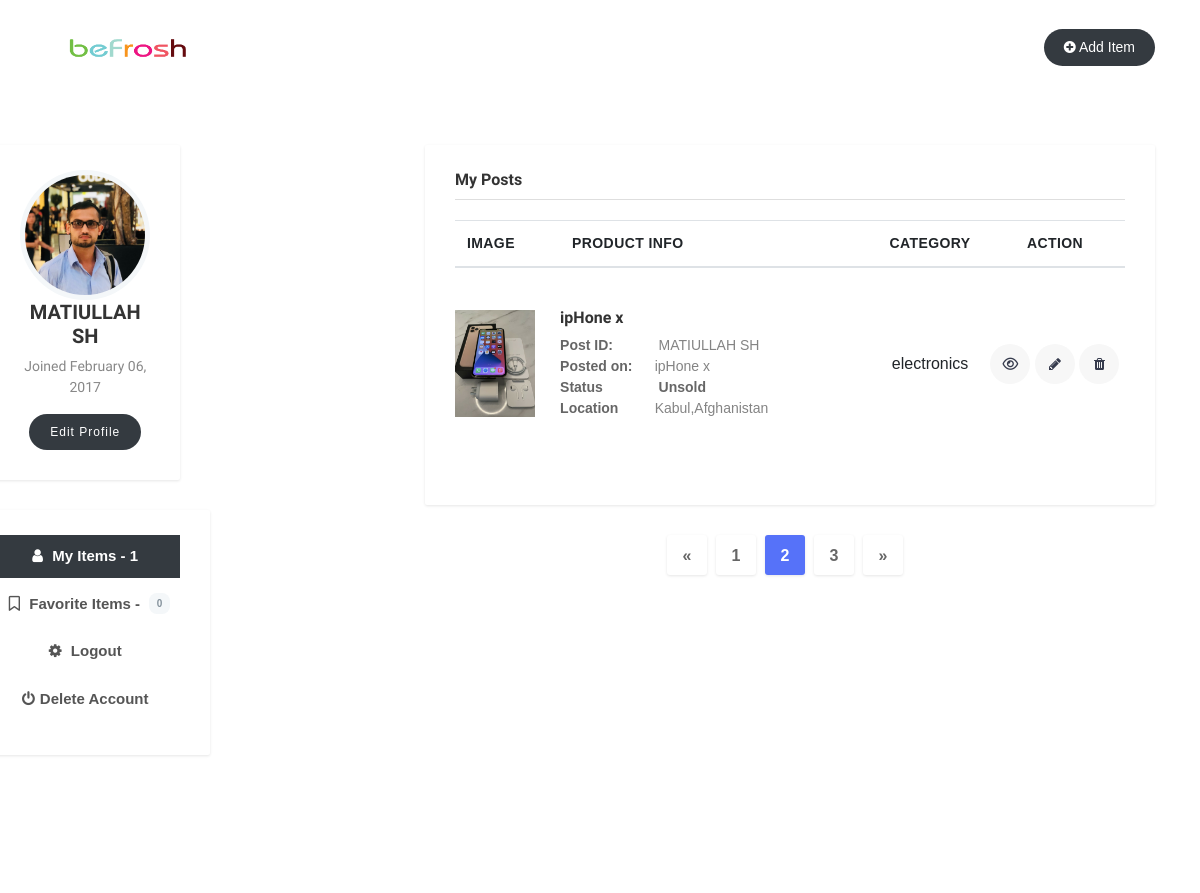
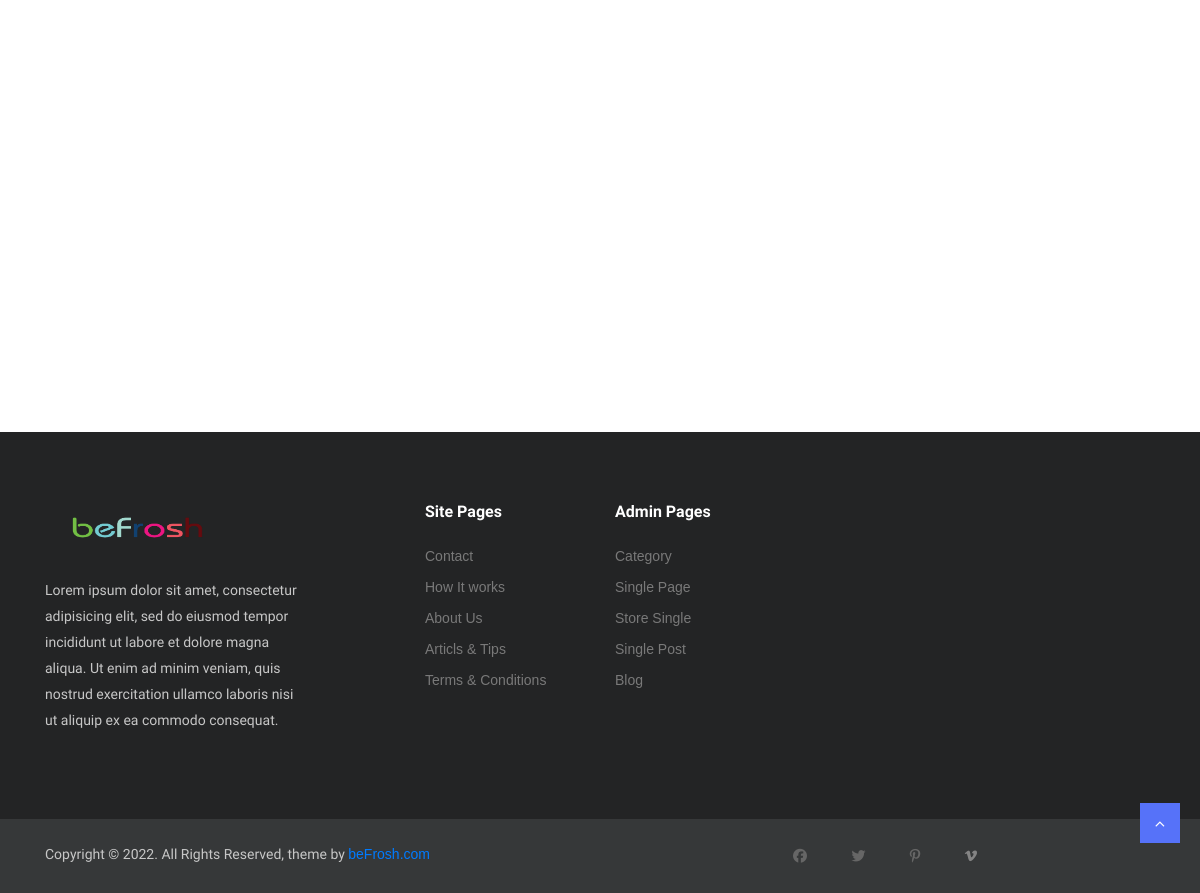
The page /product/my-listings/ (signed in) on the database its author committed (2 pictures, top to bottom).
### seller/models.py (models this page shows, shortened)
class Seller (models.Model):
    photo = models.ImageField(null=True, upload_to=image_path_generator, blank=True)
    phone_no = models.IntegerField()
    whatsapp_no = models.IntegerField(null=True)
    rating = models.FloatField()
    user_name = models.OneToOneField(
        User, related_name='seller', on_delete=models.CASCADE)
    address = models.ForeignKey(
        Location, related_name='seller', on_delete=CASCADE)

class Location (models.Model):
    country = models.CharField(max_length=128)
    province = models.CharField(max_length=128)
    district = models.CharField(max_length=128)
    region = models.CharField(max_length=128)
    street = models.CharField(max_length=128)
    address_line = models.CharField(max_length=128)

### product/models.py (models this page shows, shortened)
class Product (models.Model):
    p_pk = models.UUIDField(primary_key=True, default=uuid.uuid4)
    title = models.CharField(null=False, max_length=128)
    desc = models.CharField(null=False, max_length=512)
    price = models.FloatField()
    catagory = models.CharField(max_length=128)
    sold_status = models.BooleanField(default=False)
    image = models.ImageField(
        upload_to=image_path_generator, blank=True, null=True)
    seller = models.ForeignKey(
        Seller, related_name='product', on_delete=CASCADE)
    total_rating = models.FloatField(default=0)
    no_rating = models.IntegerField(default=0)

### product/views.py (the view)
# urls.py: path('my-listings/', views.my_listings, name='my-listings'),
def my_listings(request):
    user = request.user
    is_seller = True
    try:
        seller_ = Seller.objects.get(user_name=user)
    except Seller.DoesNotExist:
        is_seller = False
        return redirect('seller:become-seller')
    if is_seller:
        products = Product.objects.filter(seller=seller_)
        faves = FaveProduct.objects.filter(faver=seller_)
        context = {'my_listings_len': len(
            products), 'favorites_len': len(faves),
            'products': products}
        return render(request, 'product/my_listings.html', context)

### product/templates/product/my_listings.html (shortened to what this page needs)
{% extends 'base.html' %} {% load static %}  {% block content %}
<body class="body-wrapper">
	<section>
		<div class="container">
			<div class="row">
				<div class="col-md-12">
					<nav class="navbar navbar-expand-lg navbar-light navigation">
						<a class="navbar-brand" href="{% url 'mainApp:home' %}">
							<img src="{% static 'images/logo.png' %}" class="" style="height: 45px;" alt="">
						</a>
						<ul class="navbar-nav ml-auto mt-10">
							<li class="nav-item">
								<a class="nav-link text-white add-button rounded-pill bg-dark" href="{% url 'product:add-product' %}"><i
										class="fa fa-plus-circle"></i> Add Item</a>
							</li>
						</ul>
				</div>
			</div>
		</div>
	</section>
	<section class="dashboard section">
		<div class="container">
			<div class="row">
				<div class="col-md-10 offset-md-1 col-lg-4 offset-lg-0">
					<div class="sidebar">
						<div class="widget user-dashboard-profile">
							<div class="profile-thumb">
                                        {% if user.seller.photo %}
                                        <img class="rounded-circle"  src="{{user.seller.photo.url }}" alt="" class="">
                                        {% else %}
                                        <img class="rounded-circle"  src="{% static 'images/profile.jpeg' %}" alt="" class="">
                                        {% endif %}
							</div>
							<h5 class="text-center">{{user.first_name}} {{ user.last_name}}</h5>
							<p>Joined February 06, 2017</p>
							<a href="{% url 'seller:become-seller' %}" class="btn btn-main-sm add-button rounded-pill bg-dark">Edit
								Profile</a>
						</div>
						<div class="widget user-dashboard-menu" style="width: 250px;">
							<ul>
								<li class="active">
									<a href="{% url 'product:my-listings' %}" class="bg-dark"><i class="fa fa-user"></i> My
										Items - {{my_listings_len}} </a>
								</li>
								<li>
									<a href="{% url 'product:favorites' %}"><i class="fa fa-bookmark-o"></i> Favorite
										Items - <span>{{favorites_len}}</span></a>
								</li>
								<li>
									<a href="{% url 'seller:logout' %}"><i class="fa fa-cog"></i> Logout</a>
								</li>
								<li>
									<a href="" data-toggle="modal" data-target="#deleteaccount"><i
											class="fa fa-power-off"></i>Delete Account</a>
								</li>
							</ul>
						</div>
					</div>
				</div>
				<div class="col-md-10 offset-md-1 col-lg-8 offset-lg-0">
					<div class="widget dashboard-container my-adslist">
						<h3 class="widget-header">My Posts</h3>
						<table class="table table-responsive product-dashboard-table">
							<thead>
								<tr>
									<th>Image</th>
									<th>Product Info</th>
									<th class="text-center">Category</th>
									<th class="text-center">Action</th>
								</tr>
							</thead>
							<tbody>
                                {% for prod in products %}
								<tr>
									<td class="product-thumb">
										<img width="80px" height="auto"
										    src="{{ prod.image.url }}"
											alt="{{ prod.desc }}">
									</td>
									<td class="product-details">
										<h3 class="title">{{ prod.title }}</h3>
										<span class="add-id"><strong>Post ID:</strong> {{ prod.seller.user_name.first_name}} {{ prod.seller.user_name.last_name}}</span>
										<span><strong>Posted on: </strong><time>{{ prod.title }}</time> </span>
										<span class="status active"><strong>Status</strong>
                                            {% if  prod.sold_status == True   %}
                                                <strong>Sold</strong>
                                            {% else %}
                                                <strong>Unsold</strong>
                                            {% endif %}
                                        </span>
										<span class="location"><strong>Location</strong>{{ prod.seller.address.province }},{{ prod.seller.address.country }}</span>
									</td>
									<td class="product-category"><span class="categories">{{ prod.catagory }}</span></td>
									<td class="action" data-title="Action">
										<div class="">
											<ul class="list-inline justify-content-center">
												<li class="list-inline-item">
													<a href="{% url 'product:product-details' prod.pk  %}" data-toggle="tooltip" data-placement="top" title="View"
														class="view" href="detail.html">
														<i class="fa fa-eye"></i>
													</a>
												</li>
												<li class="list-inline-item">
													<a href="" data-toggle="tooltip" data-placement="top" title="Edit"
														class="edit" href="">
														<i class="fa fa-pencil"></i>
													</a>
												</li>
												<li class="list-inline-item">
													<a  data-toggle="tooltip" data-placement="top" title="Delete"
														class="delete" id="{{ prod.p_pk }}"
														href="{% url 'product:delete-product' prod.pk  %}"
														>
														<i class="fa fa-trash"></i>
													</a>
												</li>
											</ul>
										</div>
									</td>
								</tr>
                                {% endfor %}
							</tbody>
						</table>
					</div>
					<div class="pagination justify-content-center">
						<nav aria-label="Page navigation example">
							<ul class="pagination">
								<li class="page-item">
									<a class="page-link" href="#" aria-label="Previous">
										<span aria-hidden="true">&laquo;</span>
									</a>
								</li>
								<li class="page-item"><a class="page-link" href="#">1</a></li>
								<li class="page-item active"><a class="page-link" href="#">2</a></li>
								<li class="page-item"><a class="page-link" href="#">3</a></li>
								<li class="page-item">
									<a class="page-link" href="#" aria-label="Next">
										<span aria-hidden="true">&raquo;</span>
									</a>
								</li>
							</ul>
						</nav>
					</div>
				</div>
			</div>
		</div>
	</section>
	 {% endblock content %}

### templates/base.html (shortened to what this page needs)
{% load static %}
<!DOCTYPE html>
<html lang="en">
  <head>
    <link rel="stylesheet" href="{% static 'css/bootstrap.css' %}" />
    <link
      rel="stylesheet"
      href="{% static 'fontawesome-free-5.15.3-web/css/all.css' %}"
    />
    <link rel="stylesheet" href="{% static 'css/style.css' %}" />
    <link rel="stylesheet" href="{% static 'css/sidebar.css' %}" />
    <link
      rel="stylesheet"
      href="{% static 'plugins/bootstrap/css/bootstrap.min.css' %}"
    />
    <link
      rel="stylesheet"
      href="{% static 'plugins/bootstrap/css/bootstrap-slider.css' %}"
    />
    <link
      href="{% static 'plugins/font-awesome/css/font-awesome.min.css' %}"
      rel="stylesheet"
    />
    <link
      href="{% static 'plugins/slick-carousel/slick/slick.css' %}"
      rel="stylesheet"
    />
    <link
      href="{% static 'plugins/slick-carousel/slick/slick-theme.css' %}"
      rel="stylesheet"
    />
    <link
      href="{% static 'plugins/fancybox/jquery.fancybox.pack.css' %}"
      rel="stylesheet"
    />
    <link
      href="{% static 'plugins/jquery-nice-select/css/nice-select.css' %}"
      rel="stylesheet"
    />
    <link href="{% static 'css/style.css' %}" rel="stylesheet" />
    <link
      rel="{% static 'stylesheet"
      href="plugins/bootstrap/css/bootstrap.min.css' %}"
    />
    <link
      rel="{% static 'stylesheet"
      href="plugins/bootstrap/css/bootstrap-slider.css' %}"
    />
    <link
      href="{% static 'plugins/font-awesome/css/font-awesome.min.css' %}"
      rel="stylesheet"
    />
    <link
      href="{% static 'plugins/slick-carousel/slick/slick.css' %}"
      rel="stylesheet"
    />
    <link
      href="{% static 'plugins/slick-carousel/slick/slick-theme.css' %}"
      rel="stylesheet"
    />
    <link
      href="{% static 'plugins/fancybox/jquery.fancybox.pack.css' %}"
      rel="stylesheet"
    />
    <link
      href="{% static 'plugins/jquery-nice-select/css/nice-select.css' %}"
      rel="stylesheet"
    />
    <link href="{% static 'css/style.css" rel="stylesheet' %}" />
  </head>
  <body>
    {% block content %} {% endblock content %} {% include 'footer.html' %}
  </body>
</html>

### templates/footer.html (shortened to what this page needs)
{% load static %}
	<footer class="footer section section-sm">
		<div class="container">
			<div class="row">
				<div class="col-lg-3 col-md-7 offset-md-1 offset-lg-0">
					<div class="block about">
						<img src="{% static 'images/logo2.png' %}" style="height: 50px;">
						<p class=" alt-color">Lorem ipsum dolor sit amet, consectetur adipisicing elit, sed do eiusmod
							tempor
							incididunt ut labore et dolore magna aliqua. Ut enim ad minim veniam, quis nostrud
							exercitation ullamco
							laboris nisi ut aliquip ex ea commodo consequat.</p>
					</div>
				</div>
				<div class="col-lg-2 offset-lg-1 col-md-3">
					<div class="block">
						<h4>Site Pages</h4>
						<ul>
							<li><a href="{% url 'mainApp:contact-us' %}">Contact</a></li>
							<li><a href="">How It works</a></li>
							<li><a href="{% url 'mainApp:about-us' %}">About Us</a></li>
							<li><a href="#">Articls & Tips</a></li>
							<li><a href="{% url 'mainApp:term-condition' %}">Terms & Conditions</a></li>
						</ul>
					</div>
				</div>
				<div class="col-lg-2 col-md-3 offset-md-1 offset-lg-0">
					<div class="block">
						<h4>Admin Pages</h4>
						<ul>
							<li><a href="">Category</a></li>
							<li><a href="">Single Page</a></li>
							<li><a href="">Store Single</a></li>
							<li><a href="">Single Post</a>
							</li>
							<li><a href="">Blog</a></li>
						</ul>
					</div>
				</div>
			</div>
		</div>
	</footer>
	<footer class="footer-bottom">
		<div class="container">
			<div class="row">
				<div class="col-sm-6 col-12">
					<div class="copyright">
						<p>Copyright ©
							. All Rights Reserved, theme by <a class="text-primary" href=""
								target="_blank">beFrosh.com</a>
						</p>
					</div>
				</div>
				<div class="col-sm-6 col-12">
					<ul class="social-media-icons text-right">
						<li><a class="fa fa-facebook"  target="_blank"></a>
						</li>
						<li><a class="fa fa-twitter"  target="_blank"></a>
						</li>
						<li><a class="fa fa-pinterest-p"
								target="_blank"></a></li>
						<li><a class="fa fa-vimeo" href=""></a></li>
					</ul>
				</div>
			</div>
		</div>
		<div class="top-to">
			<a id="top" class="" href="#"><i class="fa fa-angle-up"></i></a>
		</div>
	</footer>

### static/css/sidebar.css (style rules this page uses)
* { margin: 0; padding: 0; }
body { height: 100vh; width: 100%; display: block; color: rgb(255, 255, 255); font-family: sans-serif; }
.sidebar { display: flex; flex-direction: column; align-items: center; text-align: center; width: 23%; height: 1080px; margin-right: 0px; transition: all 0.5s ease-in; }

### rows shown on the page
Product: image (picture), title "ipHone x", seller.user_name.first_name "MATIULLAH", seller.user_name.last_name "SH", sold_status "Unsold", seller.address.province "Kabul", seller.address.country "Afghanistan", catagory "electronics"

### other values the page prints
{{ user.first_name }} "MATIULLAH"
{{ user.last_name }} "SH"
{{ my_listings_len }} "1"
{{ favorites_len }} "0"
